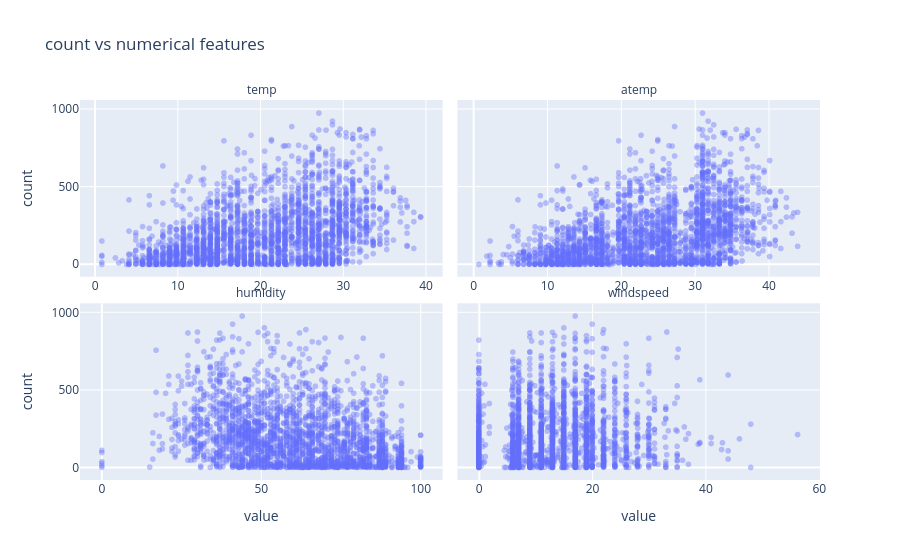

Notebook source saved alongside this figure:
### Markdown cell above
**Observation**

- The two curves tell different stories. Working days have a commute double-peak at 8am and 5-6pm (peak ~522 at 17:00).
- Non-working days show a single broad afternoon hump around midday (peak ~396 at 14:00).
- So `hour` and `workingday` interact: what a given hour means for demand depends on whether it is a working day.

### Code cell
# numerical predictors vs count

num_cols = ['temp', 'atemp', 'humidity', 'windspeed']
sample = train[num_cols + ['count']].sample(2500, random_state=1)
melted = sample.melt(id_vars='count', var_name='feature', value_name='value')

fig = px.scatter(melted, x='value', y='count', facet_col='feature', facet_col_wrap=2,
                 opacity=0.4, title='count vs numerical features')
fig.update_xaxes(matches=None, showticklabels=True)
fig.for_each_annotation(lambda a: a.update(text=a.text.split('=')[-1]))
fig.show()

### Figure 1 — Plotly figure (JSON) as saved in the notebook; plotly's stock layout.template omitted (floating-point values rounded to 4 significant figures; data arrays with more than 128 entries replaced by an {"elided": "..."} marker saying what was removed)
{"data": [{"hovertemplate": "feature=temp<br>value=%{x}<br>count=%{y}<extra></extra>", "legendgroup": "", "marker": {"color": "#636efa", "opacity": 0.4, "symbol": "circle"}, "mode": "markers", "name": "", "showlegend": false, "type": "scattergl", "x": {"elided": "2500 float values"}, "xaxis": "x3", "y": {"elided": "2500 int values"}, "yaxis": "y3"}, {"hovertemplate": "feature=atemp<br>value=%{x}<br>count=%{y}<extra></extra>", "legendgroup": "", "marker": {"color": "#636efa", "opacity": 0.4, "symbol": "circle"}, "mode": "markers", "name": "", "showlegend": false, "type": "scattergl", "x": {"elided": "2500 float values"}, "xaxis": "x4", "y": {"elided": "2500 int values"}, "yaxis": "y4"}, {"hovertemplate": "feature=humidity<br>value=%{x}<br>count=%{y}<extra></extra>", "legendgroup": "", "marker": {"color": "#636efa", "opacity": 0.4, "symbol": "circle"}, "mode": "markers", "name": "", "showlegend": false, "type": "scattergl", "x": {"elided": "2500 float values"}, "xaxis": "x", "y": {"elided": "2500 int values"}, "yaxis": "y"}, {"hovertemplate": "feature=windspeed<br>value=%{x}<br>count=%{y}<extra></extra>", "legendgroup": "", "marker": {"color": "#636efa", "opacity": 0.4, "symbol": "circle"}, "mode": "markers", "name": "", "showlegend": false, "type": "scattergl", "x": {"elided": "2500 float values"}, "xaxis": "x2", "y": {"elided": "2500 int values"}, "yaxis": "y2"}], "layout": {"annotations": [{"font": {}, "showarrow": false, "text": "humidity", "x": 0.245, "xanchor": "center", "xref": "paper", "y": 0.465, "yanchor": "bottom", "yref": "paper"}, {"font": {}, "showarrow": false, "text": "windspeed", "x": 0.755, "xanchor": "center", "xref": "paper", "y": 0.465, "yanchor": "bottom", "yref": "paper"}, {"font": {}, "showarrow": false, "text": "temp", "x": 0.245, "xanchor": "center", "xref": "paper", "y": 1.0, "yanchor": "bottom", "yref": "paper"}, {"font": {}, "showarrow": false, "text": "atemp", "x": 0.755, "xanchor": "center", "xref": "paper", "y": 1.0, "yanchor": "bottom", "yref": "paper"}], "legend": {"tracegroupgap": 0}, "title": {"text": "count vs numerical features"}, "xaxis": {"anchor": "y", "domain": [0, 0.49], "showticklabels": true, "title": {"text": "value"}}, "xaxis2": {"anchor": "y2", "domain": [0.51, 1], "showticklabels": true, "title": {"text": "value"}}, "xaxis3": {"anchor": "y3", "domain": [0, 0.49], "showticklabels": true}, "xaxis4": {"anchor": "y4", "domain": [0.51, 1], "showticklabels": true}, "yaxis": {"anchor": "x", "domain": [0, 0.465], "title": {"text": "count"}}, "yaxis2": {"anchor": "x2", "domain": [0, 0.465], "matches": "y", "showticklabels": false}, "yaxis3": {"anchor": "x3", "domain": [0.535, 1.0], "matches": "y", "title": {"text": "count"}}, "yaxis4": {"anchor": "x4", "domain": [0.535, 1.0], "matches": "y", "showticklabels": false}}}
